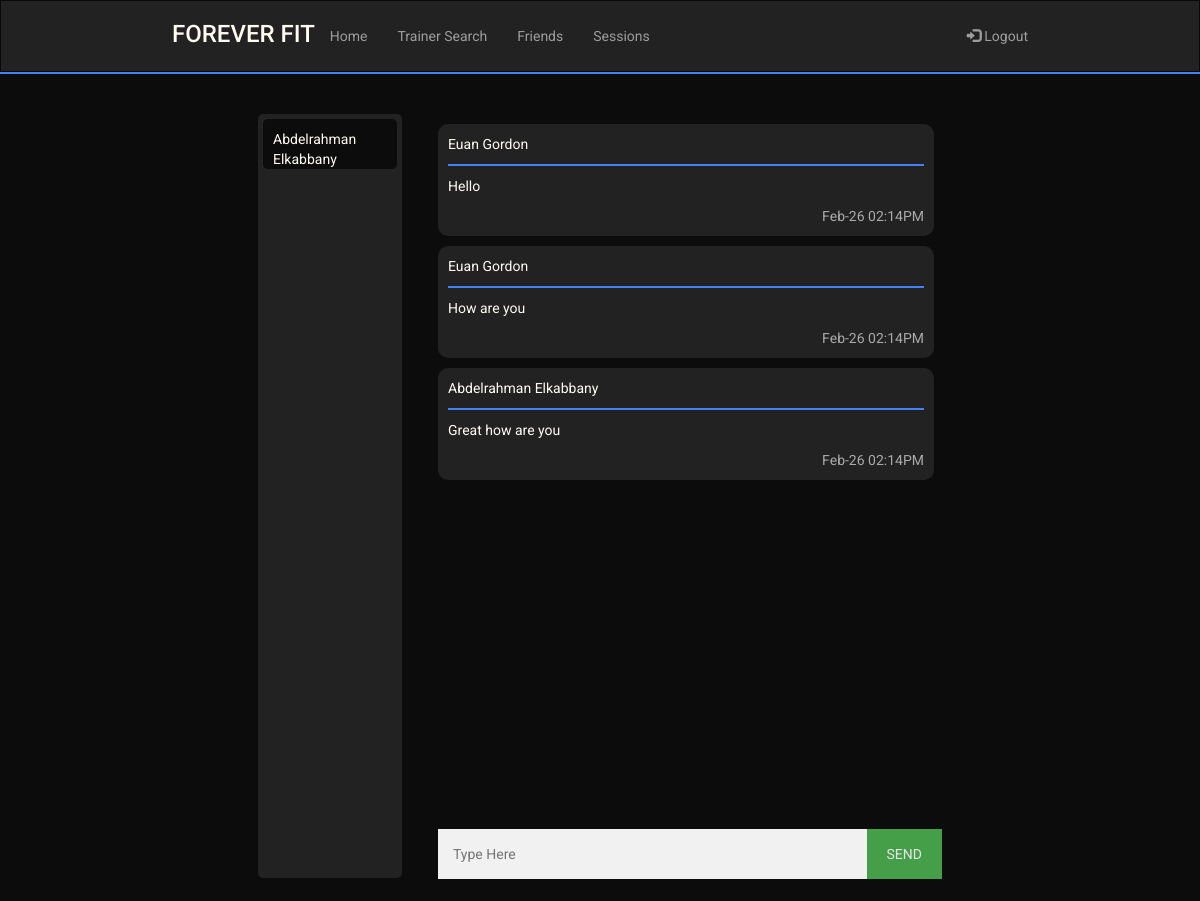
Page /chat/ae32 (signed in) on the committed database.
### sql_db.py (models this page shows)
class UserRooms(UserMixin,db.Model):
    __tablename__ = 'user_rooms'
    id = db.Column(db.Integer, primary_key = True, autoincrement = True)
    trainee_username = db.Column(db.String(80),db.ForeignKey('user.username'))
    trainee_fname = db.Column(db.String(80))
    trainee_lname = db.Column(db.String(80))
    trainer_username = db.Column(db.String(80),db.ForeignKey('user.username'))
    trainer_fname = db.Column(db.String(80))
    trainer_lname = db.Column(db.String(80))

class ChatHistory(UserMixin,db.Model):
    __tablename__ = 'chat_history'
    id = db.Column(db.Integer, primary_key = True, autoincrement = True)
    message = db.Column(db.String(500))
    room = db.Column(db.String(500))
    date_sent = db.Column(db.String(50))
    uname = db.Column(db.String(80),db.ForeignKey('user.username'))
    fname = db.Column(db.String(80),db.ForeignKey('user.fname'))
    lname = db.Column(db.String(80),db.ForeignKey('user.lname'))

### routes.py (the view, shortened to what this page needs)
@app.route('/chat/<uname>')
@login_required
def sessions(uname):
    if(not current_user.isTrainer):
        if(not room_exists(current_user.username, uname)):
            room = UserRooms(trainee_username= current_user.username,
                             trainee_fname = current_user.fname,
                             trainee_lname = current_user.lname,
                             trainer_username = uname,
                             trainer_fname = get_user(uname).fname,
                             trainer_lname = get_user(uname).lname)
            db.session.add(room)
            db.session.commit()
            ROOMS = get_rooms_by_trainee_id(current_user.username)
        else:
            ROOMS = get_rooms_by_trainee_id(current_user.username)
        curr_room = get_room(current_user.username, uname)
        messages = get_chat_history(curr_room.id)
        return render_template('session.html',uname = uname, curr_uname = current_user.username,
                                curr_fname = current_user.fname, curr_lname = current_user.lname,
                                rooms=ROOMS, messages = messages, curr_room = curr_room)

### main.py (called while the page is built)
    @login.user_loader
    def load_user(uname):
        return User.query.get(uname)

### sql_db.py (called while the page is built)
def room_exists(trainee_uname,trainer_uname):
    return (room_exists_helper(trainee_uname,trainer_uname) or room_exists_helper(trainer_uname,trainee_uname))

def room_exists_helper(uname1,uname2):
    return bool(UserRooms.query.filter_by(trainee_username=uname1,
                                          trainer_username=uname2).first())

def get_room(trainee_uname,trainer_uname):
    if room_exists(trainee_uname,trainer_uname):
        return UserRooms.query.filter_by(trainee_username = trainee_uname,
                                     trainer_username = trainer_uname).first()

def get_rooms_by_trainee_id(uname):
    return UserRooms.query.filter_by(trainee_username = uname).all()

def get_chat_history(room):
    return ChatHistory.query.filter_by(room = room).all()

### templates/session.html (shortened to what this page needs)
<!DOCTYPE html>
<html lang="en">
    <head>
        <link rel="stylesheet" href="https://maxcdn.bootstrapcdn.com/bootstrap/3.4.1/css/bootstrap.min.css" />
        <link rel="stylesheet" href="../static/main.css" />
        <link rel="stylesheet" href="../static/chatbox.css" />
    </head>
    <body>
        <header>
            <nav class="navbar navbar-inverse" style="border-radius: 0px; margin-bottom: 0px;">
                <div class="container-fluid">
                    <div class="navbar-header mobile-center">
                        <h3 class="logo" href="#">FOREVER FIT</h3>
                    </div>
                    <ul class="nav navbar-nav laptop">
                        <li><a href="/Home">Home</a></li>
                        <li><a href="/TrainerSearch">Trainer Search</a></li>
                        <li><a href="/Friends">Friends</a></li>
                        <li><a href="/TrainingSessions">Sessions</a></li>
                    </ul>
                    <ul class="nav navbar-nav navbar-right laptop">
                        <li>
                            <a href="/logout"><span class="glyphicon glyphicon-log-in"></span> Logout</a>
                        </li>
                    </ul>
                </div>
            </nav>
            <hr class="header-hr"/>
        </header>
        <main style="padding-top:10px">
            <div class="chatbox">
                <div class="rooms" id="rooms">
                    {% for room in rooms %}
                        <a id="select-room" href="{{room.trainer_username}}" room_id="{{room.id}}" class="room">
                            {{room.trainer_fname}} {{room.trainer_lname}}
                        </a>
                    {% endfor %}
                </div>
                <div class="chat">
                    <div id="chat_scroll" class="chat-holder">
                        <div id="chat_history">
                            {% for msg in messages %}
                                <div class="chat_container">
                                    <p>{{msg.fname}} {{msg.lname}}</p>
                                    <hr>
                                    <p>{{msg.message}}</p>
                                    <span class="time-right">{{msg.date_sent}}</span>
                                </div>
                            {% endfor %}
                        </div>
                    </div>
                    <div class="input-area">
                        <div class="flex-row">
                            <input type="text" id="user_message" placeholder="Type Here" autocomplete="off">
                            <button type="button" id="send_message">SEND</button>
                        </div>
                    </div>
                </div>
            </div>
        </main>
    </body>
</html>

### static/main.css (style rules this page uses)
:root { --black: #0c0c0c; --white: #fffcf2; --red: #e54b4b; --lightred: #f0c1c1; --blue: #4282f8; --darkblue: #356cd1; --grey: #222222; --lightgrey: #3d3d3d; }
@media (min-width : 872px) { .container-fluid { margin-bottom: 10px; } }
@media (min-width : 872px) { .navbar { padding-left: 13%; padding-right: 13%; } }
@media (min-width : 872px) { .navbar-nav { padding-top: 10px; } }
body { font-family: 'Roboto', sans-serif; background-color: var(--black); }
main { background-color: var(--black); display: block; overflow: auto; color: var(--white) }
input { color: black; }
.header-hr { margin-top: 0px; margin-bottom: 0px; border: 1px solid var(--blue); }
.logo { color: var(--white); }
input[type=text], input[type=password] { width: 100%; padding: 15px; margin: 5px 0 22px 0; display: inline-block; border: none; background: #f1f1f1; }
hr { border: 1px solid #f1f1f1; margin-bottom: 25px; }
button { background-color: #4CAF50; color: white; padding: 14px 20px; margin: 8px 0; border: none; cursor: pointer; width: 100%; opacity: 0.9; }
@media (min-width : 711px) { .chatbox { padding-right: 20%; padding-left: 20%; padding-top: 30px; display: flex; flex-direction: row; justify-content: space-around; } }
@media (min-width : 711px) { .chat { width: 70%; } }
@media (min-width : 711px) { .rooms { display: initial; background-color: --white; display: flex; flex-direction: column; } }
@media (min-width : 711px) { .flex-row { display: flex; flex-direction: row; justify-content: space-evenly; } }
:root { --gutter: 20px; }

### static/chatbox.css (style rules this page uses)
:root { --black: #0c0c0c; --black2: #141414; --white: #fffcf2; --red: #e54b4b; --lightred: #f0c1c1; --blue: #4282f8; --grey: #222222 }
@media (min-width : 711px) { .chat-holder { height: 700px; } }
@media (min-width : 711px) { .rooms { height: 764px; width: 20%; padding: 5px 5px 5px 5px; } }
@media (min-width : 711px) { .room { border-radius: 5px; } }
button { width: 80px; margin-top: 5px; margin-bottom: 22px; }
.rooms { background-color: var(--grey); overflow: auto; border-radius: 5px; }
.room { background-color: var(--black); color: var(--white); height: 50px; margin-bottom: 5px; padding-left: 10px; padding-top: 10px; }
.flex-row { display: flex; flex-direction: row; justify-content: space-around; }
.chat-holder { overflow: auto; margin-bottom: 10px; padding-right: 8px; }
.chat_container { background-color: var(--grey); border-radius: 10px; padding: 10px; margin: 10px 0; }
.chat_container hr { border: 1px solid var(--blue); margin: 0 0 0 0 ; margin-bottom: 10px; }
.chat_container::after { content: ""; clear: both; display: table; }
.time-right { float: right; color: #aaa; }

### rows in the picture
UserRooms: trainer_fname "Abdelrahman", trainer_lname "Elkabbany"
ChatHistory: fname "Euan", lname "Gordon", message "Hello", date_sent "Feb-26 02:14PM"
ChatHistory: fname "Euan", lname "Gordon", message "How are you", date_sent "Feb-26 02:14PM"
ChatHistory: fname "Abdelrahman", lname "Elkabbany", message "Great how are you", date_sent "Feb-26 02:14PM"
